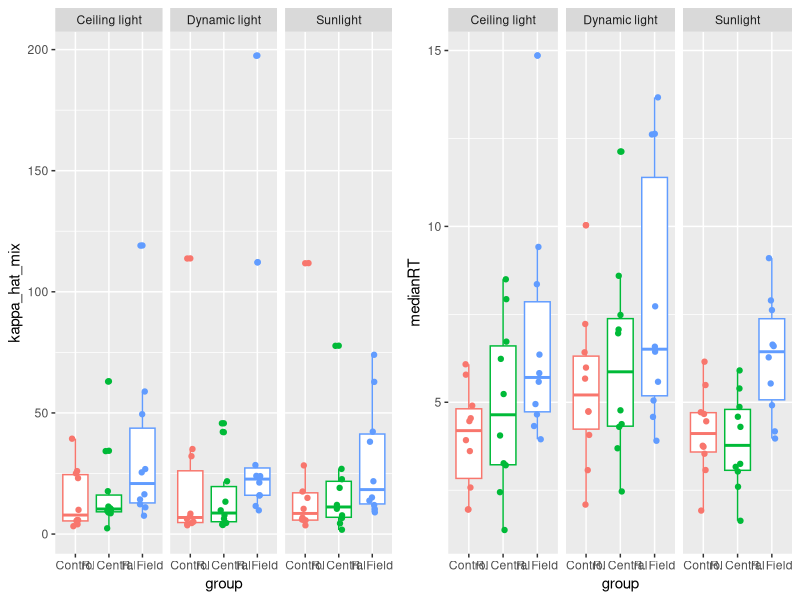

R code for this plot:
# reads data and plots figure 8 Kinateder & Cooper "Assessing effects of reduced vision on spatial orientation ability using Virtual Reality"

# load libraries for plotting
# Note: This code was written on 2021-05-19; in case, libraries are not loading properly use the groundhog package to load the library versions from that time.
#library(groundhog)
#groundhog.library('tidyverse', '2021-05-19')
#groundhog.library('gridExtra', '2021-05-19') # to use grid.arrange()
library(tidyverse)
library(gridExtra) # to use grid.arrange()

# clear work space and close all plots
rm(list = ls())

# read data
data = read.csv("data_experiment_2.csv",header=TRUE) 

# Fig 8a: Kappa
Fig8a <-  data %>%
  ggplot(aes(x = group, y = kappa_hat_mix, color = group))+
  geom_boxplot()+
  geom_jitter(width = 0.1)+
  facet_wrap( ~ condition) +
  theme(legend.position = 'none')

# Fig 8b: RT
Fig8b <- data %>%
  ggplot(aes(x = group, y = medianRT, color = group))+
  geom_boxplot()+
  geom_jitter(width = 0.1)+
  facet_wrap( ~ condition)+
  theme(legend.position = 'none')

Fig8 <- grid.arrange(Fig8a, Fig8b, nrow = 1) 

ggsave("Fig8.jpg", plot = Fig8)

